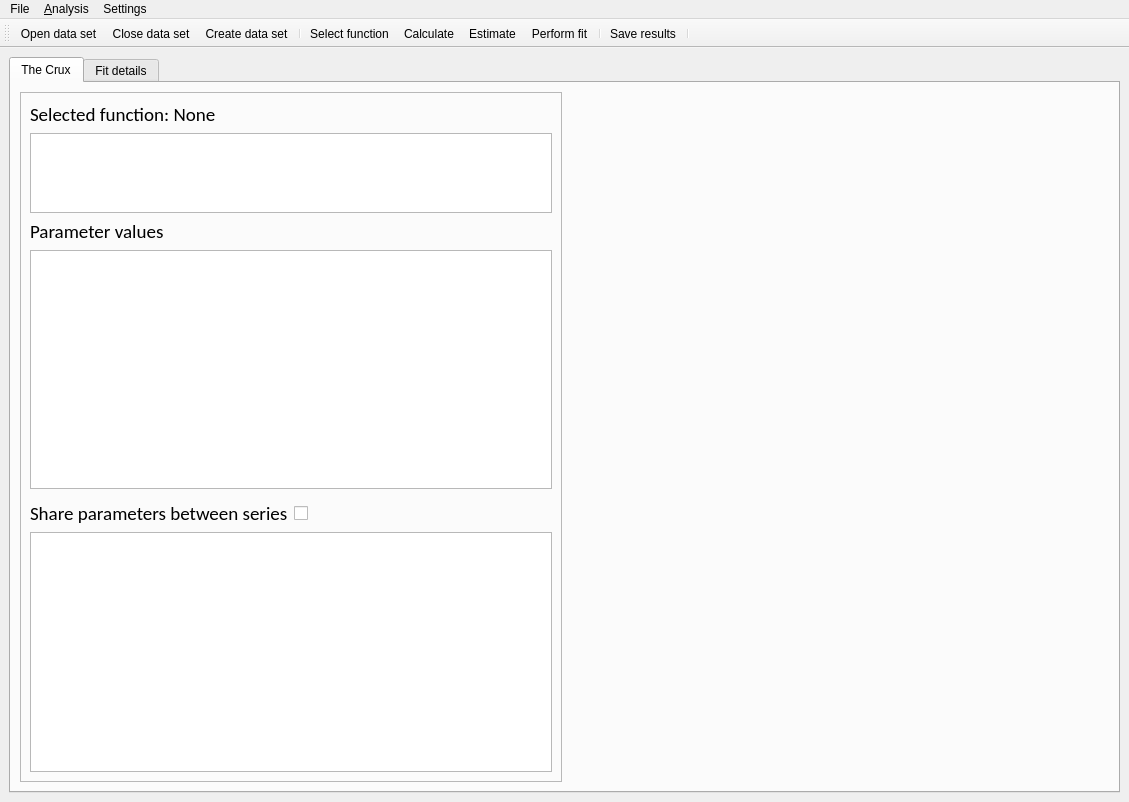
<?xml version="1.0" encoding="UTF-8"?>
<ui version="4.0">
 <class>MainWindow</class>
 <widget class="QMainWindow" name="MainWindow">
  <property name="geometry">
   <rect>
    <x>0</x>
    <y>0</y>
    <width>1129</width>
    <height>802</height>
   </rect>
  </property>
  <property name="windowTitle">
   <string>The Crux of the Biscuit</string>
  </property>
  <property name="iconSize">
   <size>
    <width>24</width>
    <height>24</height>
   </size>
  </property>
  <property name="toolButtonStyle">
   <enum>Qt::ToolButtonTextUnderIcon</enum>
  </property>
  <property name=".\Resources" stdset="0">
   <string/>
  </property>
  <widget class="QWidget" name="centralwidget">
   <property name="sizePolicy">
    <sizepolicy hsizetype="Expanding" vsizetype="Expanding">
     <horstretch>0</horstretch>
     <verstretch>0</verstretch>
    </sizepolicy>
   </property>
   <layout class="QHBoxLayout" name="horizontalLayout_2">
    <item>
     <widget class="QTabWidget" name="tabWidget">
      <property name="sizePolicy">
       <sizepolicy hsizetype="Preferred" vsizetype="Preferred">
        <horstretch>0</horstretch>
        <verstretch>0</verstretch>
       </sizepolicy>
      </property>
      <property name="tabPosition">
       <enum>QTabWidget::North</enum>
      </property>
      <property name="tabShape">
       <enum>QTabWidget::Rounded</enum>
      </property>
      <property name="currentIndex">
       <number>0</number>
      </property>
      <property name="iconSize">
       <size>
        <width>16</width>
        <height>16</height>
       </size>
      </property>
      <property name="elideMode">
       <enum>Qt::ElideNone</enum>
      </property>
      <property name="documentMode">
       <bool>false</bool>
      </property>
      <property name="tabsClosable">
       <bool>false</bool>
      </property>
      <property name="tabBarAutoHide">
       <bool>false</bool>
      </property>
      <widget class="QWidget" name="tabPlots">
       <attribute name="title">
        <string>The Crux</string>
       </attribute>
       <layout class="QHBoxLayout" name="horizontalLayout" stretch="0,0">
        <item>
         <widget class="QFrame" name="params_window">
          <property name="sizePolicy">
           <sizepolicy hsizetype="Preferred" vsizetype="Preferred">
            <horstretch>1</horstretch>
            <verstretch>0</verstretch>
           </sizepolicy>
          </property>
          <property name="minimumSize">
           <size>
            <width>500</width>
            <height>0</height>
           </size>
          </property>
          <property name="frameShape">
           <enum>QFrame::StyledPanel</enum>
          </property>
          <property name="frameShadow">
           <enum>QFrame::Raised</enum>
          </property>
          <layout class="QVBoxLayout" name="verticalLayout" stretch="0,1,0,3,0,0,3">
           <item>
            <widget class="QLabel" name="lbl_fn_name">
             <property name="sizePolicy">
              <sizepolicy hsizetype="Preferred" vsizetype="Fixed">
               <horstretch>0</horstretch>
               <verstretch>0</verstretch>
              </sizepolicy>
             </property>
             <property name="font">
              <font>
               <family>Calibri</family>
               <pointsize>14</pointsize>
              </font>
             </property>
             <property name="text">
              <string>Selected function: None</string>
             </property>
            </widget>
           </item>
           <item>
            <widget class="QTextEdit" name="txt_description">
             <property name="sizePolicy">
              <sizepolicy hsizetype="Expanding" vsizetype="Preferred">
               <horstretch>0</horstretch>
               <verstretch>1</verstretch>
              </sizepolicy>
             </property>
             <property name="font">
              <font>
               <family>Calibri</family>
               <pointsize>12</pointsize>
              </font>
             </property>
             <property name="sizeAdjustPolicy">
              <enum>QAbstractScrollArea::AdjustToContentsOnFirstShow</enum>
             </property>
             <property name="readOnly">
              <bool>true</bool>
             </property>
            </widget>
           </item>
           <item>
            <widget class="QLabel" name="label_2">
             <property name="sizePolicy">
              <sizepolicy hsizetype="Preferred" vsizetype="Fixed">
               <horstretch>0</horstretch>
               <verstretch>0</verstretch>
              </sizepolicy>
             </property>
             <property name="font">
              <font>
               <family>Calibri</family>
               <pointsize>14</pointsize>
              </font>
             </property>
             <property name="text">
              <string>Parameter values</string>
             </property>
            </widget>
           </item>
           <item>
            <widget class="QTableWidget" name="tbl_param_values">
             <property name="sizePolicy">
              <sizepolicy hsizetype="Expanding" vsizetype="Preferred">
               <horstretch>0</horstretch>
               <verstretch>3</verstretch>
              </sizepolicy>
             </property>
            </widget>
           </item>
           <item>
            <layout class="QHBoxLayout" name="horizontalLayout_3">
             <item>
              <widget class="QDialogButtonBox" name="bbox_fit">
               <property name="standardButtons">
                <set>QDialogButtonBox::NoButton</set>
               </property>
              </widget>
             </item>
            </layout>
           </item>
           <item>
            <layout class="QHBoxLayout" name="horizontalLayout_4">
             <item>
              <widget class="QLabel" name="label">
               <property name="font">
                <font>
                 <family>Calibri</family>
                 <pointsize>14</pointsize>
                </font>
               </property>
               <property name="text">
                <string>Share parameters between series</string>
               </property>
              </widget>
             </item>
             <item>
              <widget class="QCheckBox" name="chk_global">
               <property name="sizePolicy">
                <sizepolicy hsizetype="Maximum" vsizetype="Fixed">
                 <horstretch>0</horstretch>
                 <verstretch>0</verstretch>
                </sizepolicy>
               </property>
               <property name="font">
                <font>
                 <family>Calibri</family>
                 <pointsize>14</pointsize>
                </font>
               </property>
               <property name="text">
                <string/>
               </property>
              </widget>
             </item>
             <item>
              <spacer name="horizontalSpacer">
               <property name="orientation">
                <enum>Qt::Horizontal</enum>
               </property>
               <property name="sizeHint" stdset="0">
                <size>
                 <width>40</width>
                 <height>20</height>
                </size>
               </property>
              </spacer>
             </item>
            </layout>
           </item>
           <item>
            <widget class="QTableWidget" name="tbl_series_links">
             <property name="sizePolicy">
              <sizepolicy hsizetype="Expanding" vsizetype="Preferred">
               <horstretch>0</horstretch>
               <verstretch>3</verstretch>
              </sizepolicy>
             </property>
            </widget>
           </item>
          </layout>
         </widget>
        </item>
        <item>
         <widget class="QWidget" name="mpl_window" native="true">
          <property name="sizePolicy">
           <sizepolicy hsizetype="Expanding" vsizetype="Preferred">
            <horstretch>1</horstretch>
            <verstretch>0</verstretch>
           </sizepolicy>
          </property>
          <property name="minimumSize">
           <size>
            <width>500</width>
            <height>0</height>
           </size>
          </property>
          <layout class="QVBoxLayout" name="mpl_layout"/>
         </widget>
        </item>
       </layout>
      </widget>
      <widget class="QWidget" name="tab_2">
       <attribute name="title">
        <string>Fit details</string>
       </attribute>
       <layout class="QHBoxLayout" name="horizontalLayout_5">
        <item>
         <layout class="QVBoxLayout" name="verticalLayout_2" stretch="0,1,0,5">
          <item>
           <widget class="QLabel" name="label_5">
            <property name="font">
             <font>
              <family>Calibri</family>
              <pointsize>14</pointsize>
             </font>
            </property>
            <property name="text">
             <string>Information</string>
            </property>
           </widget>
          </item>
          <item>
           <widget class="QTextEdit" name="txt_info">
            <property name="frameShadow">
             <enum>QFrame::Sunken</enum>
            </property>
            <property name="sizeAdjustPolicy">
             <enum>QAbstractScrollArea::AdjustToContentsOnFirstShow</enum>
            </property>
            <property name="textInteractionFlags">
             <set>Qt::TextSelectableByMouse</set>
            </property>
           </widget>
          </item>
          <item>
           <widget class="QLabel" name="label_3">
            <property name="font">
             <font>
              <family>Calibri</family>
              <pointsize>14</pointsize>
             </font>
            </property>
            <property name="text">
             <string>Best fit parameters</string>
            </property>
           </widget>
          </item>
          <item>
           <widget class="QTableWidget" name="tbl_fitted_params"/>
          </item>
         </layout>
        </item>
        <item>
         <layout class="QVBoxLayout" name="verticalLayout_4" stretch="0,0,0,2">
          <item>
           <widget class="QLabel" name="label_4">
            <property name="font">
             <font>
              <family>Calibri</family>
              <pointsize>14</pointsize>
             </font>
            </property>
            <property name="text">
             <string>Fitted data</string>
            </property>
           </widget>
          </item>
          <item>
           <widget class="QTableWidget" name="tbl_fitted_data">
            <property name="sizePolicy">
             <sizepolicy hsizetype="Expanding" vsizetype="Expanding">
              <horstretch>0</horstretch>
              <verstretch>3</verstretch>
             </sizepolicy>
            </property>
           </widget>
          </item>
          <item>
           <widget class="QLabel" name="label_6">
            <property name="font">
             <font>
              <family>Calibri</family>
              <pointsize>14</pointsize>
             </font>
            </property>
            <property name="text">
             <string>Smooth line</string>
            </property>
           </widget>
          </item>
          <item>
           <widget class="QTableWidget" name="tbl_smooth_line"/>
          </item>
         </layout>
        </item>
       </layout>
      </widget>
     </widget>
    </item>
   </layout>
  </widget>
  <widget class="QMenuBar" name="menuBar">
   <property name="geometry">
    <rect>
     <x>0</x>
     <y>0</y>
     <width>1129</width>
     <height>21</height>
    </rect>
   </property>
   <widget class="QMenu" name="menu_File">
    <property name="title">
     <string>File</string>
    </property>
    <addaction name="action_open"/>
    <addaction name="action_create"/>
    <addaction name="action_close"/>
    <addaction name="separator"/>
    <addaction name="action_save"/>
    <addaction name="separator"/>
    <addaction name="action_quit"/>
   </widget>
   <widget class="QMenu" name="menu_Analysis">
    <property name="title">
     <string>&amp;Analysis</string>
    </property>
    <addaction name="action_select_function"/>
    <addaction name="separator"/>
    <addaction name="action_estimate"/>
    <addaction name="action_apply"/>
    <addaction name="action_analyze"/>
   </widget>
   <widget class="QMenu" name="menuSettings">
    <property name="title">
     <string>Settings</string>
    </property>
   </widget>
   <addaction name="menu_File"/>
   <addaction name="menu_Analysis"/>
   <addaction name="menuSettings"/>
  </widget>
  <widget class="QToolBar" name="toolBar">
   <property name="windowTitle">
    <string>toolBar</string>
   </property>
   <property name="toolButtonStyle">
    <enum>Qt::ToolButtonTextUnderIcon</enum>
   </property>
   <attribute name="toolBarArea">
    <enum>TopToolBarArea</enum>
   </attribute>
   <attribute name="toolBarBreak">
    <bool>false</bool>
   </attribute>
   <addaction name="action_open"/>
   <addaction name="action_close"/>
   <addaction name="action_create"/>
   <addaction name="separator"/>
   <addaction name="action_select_function"/>
   <addaction name="action_apply"/>
   <addaction name="action_estimate"/>
   <addaction name="action_analyze"/>
   <addaction name="separator"/>
   <addaction name="action_save"/>
   <addaction name="separator"/>
  </widget>
  <action name="action_save">
   <property name="enabled">
    <bool>true</bool>
   </property>
   <property name="icon">
    <iconset>
     <normaloff>Images/BiscuitSave.png</normaloff>Images/BiscuitSave.png</iconset>
   </property>
   <property name="text">
    <string>Save results</string>
   </property>
  </action>
  <action name="action_quit">
   <property name="text">
    <string>Quit</string>
   </property>
   <property name="menuRole">
    <enum>QAction::QuitRole</enum>
   </property>
  </action>
  <action name="action_select_function">
   <property name="icon">
    <iconset>
     <normaloff>Images/BiscuitFunction.png</normaloff>Images/BiscuitFunction.png</iconset>
   </property>
   <property name="text">
    <string>Select function</string>
   </property>
  </action>
  <action name="action_create">
   <property name="icon">
    <iconset>
     <normaloff>Images/BiscuitNew.png</normaloff>Images/BiscuitNew.png</iconset>
   </property>
   <property name="text">
    <string>Create data set</string>
   </property>
   <property name="toolTip">
    <string>Create data set</string>
   </property>
  </action>
  <action name="action_open">
   <property name="icon">
    <iconset>
     <normaloff>Images/BiscuitOpen.png</normaloff>Images/BiscuitOpen.png</iconset>
   </property>
   <property name="text">
    <string>Open data set</string>
   </property>
   <property name="toolTip">
    <string>Open data set</string>
   </property>
  </action>
  <action name="action_analyze">
   <property name="icon">
    <iconset>
     <normaloff>Images/BiscuitFit.png</normaloff>Images/BiscuitFit.png</iconset>
   </property>
   <property name="text">
    <string>Perform fit</string>
   </property>
  </action>
  <action name="action_close">
   <property name="icon">
    <iconset>
     <normaloff>Images/BiscuitClose.png</normaloff>Images/BiscuitClose.png</iconset>
   </property>
   <property name="text">
    <string>Close data set</string>
   </property>
  </action>
  <action name="action_estimate">
   <property name="icon">
    <iconset>
     <normaloff>Images/BiscuitEstimate.png</normaloff>Images/BiscuitEstimate.png</iconset>
   </property>
   <property name="text">
    <string>Estimate</string>
   </property>
  </action>
  <action name="action_apply">
   <property name="icon">
    <iconset>
     <normaloff>Images/BiscuitCalculate.png</normaloff>Images/BiscuitCalculate.png</iconset>
   </property>
   <property name="text">
    <string>Calculate</string>
   </property>
  </action>
 </widget>
 <resources>
  <include location="crux.qrc"/>
 </resources>
 <connections/>
</ui>
